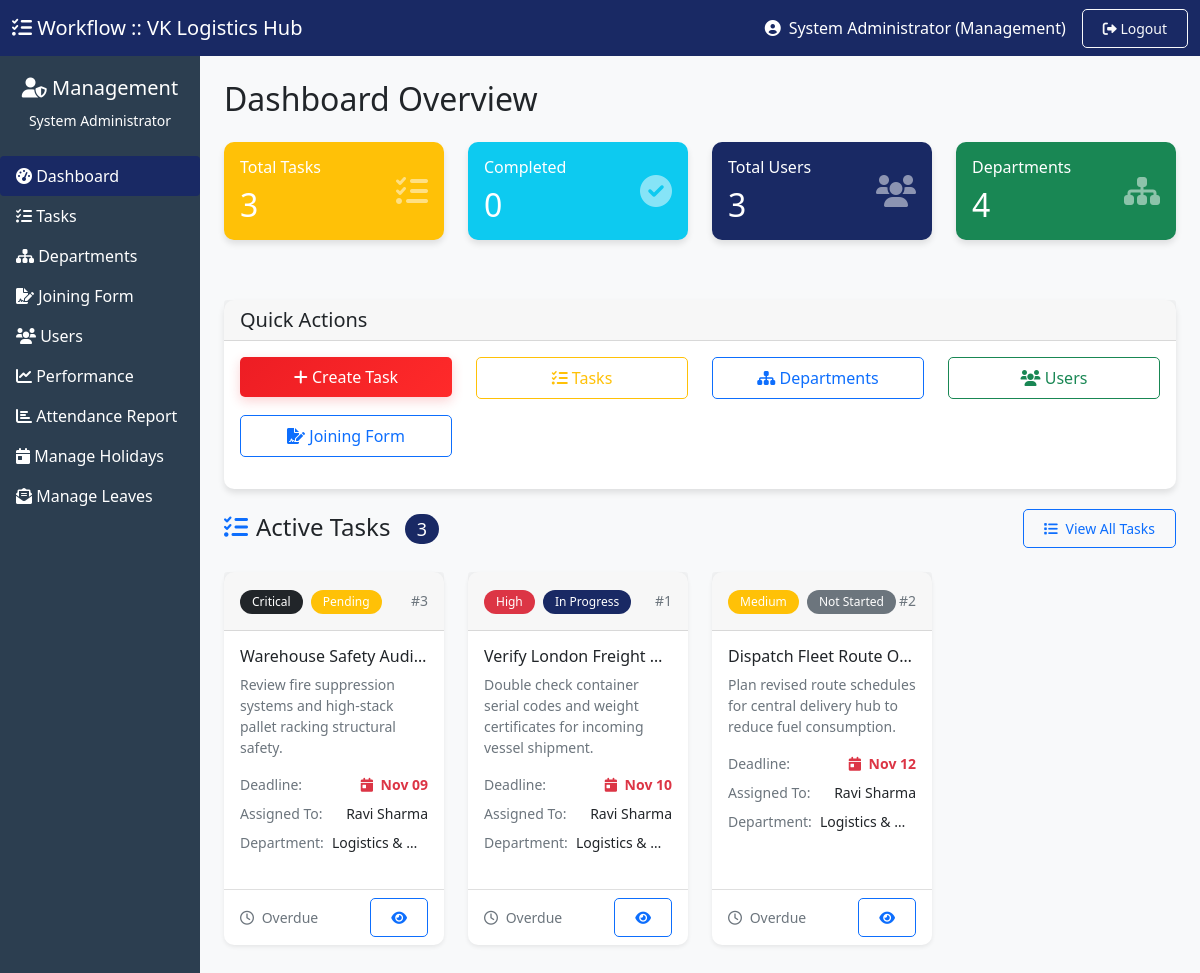
Page /dashboard/management/ (signed in) on the earlier database version.
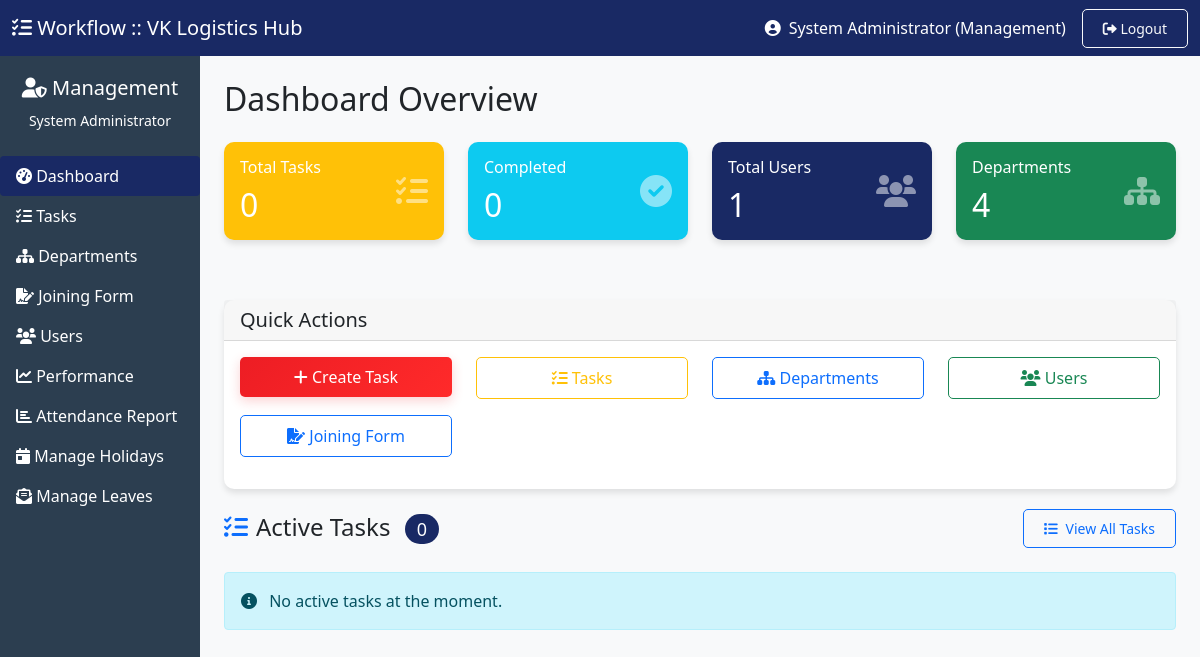
Same page on the later database version.
### tables this page shows
CREATE TABLE IF NOT EXISTS `tasks` (
  `id` INT AUTO_INCREMENT PRIMARY KEY,
  `title` VARCHAR(255) NOT NULL,
  `description` TEXT NOT NULL,
  `priority` ENUM('low', 'medium', 'high', 'critical') DEFAULT 'medium',
  `status` ENUM('pending', 'not_started', 'in_progress', 'dependency_block', 'waiting_review', 'completed', 'rejected') DEFAULT 'pending',
  `deadline` DATE NOT NULL,
  `submission_details` TEXT NULL,
  `created_by` INT NOT NULL,
  `completed_at` DATETIME NULL,
  `created_at` TIMESTAMP DEFAULT CURRENT_TIMESTAMP,
  `updated_at` TIMESTAMP DEFAULT CURRENT_TIMESTAMP ON UPDATE CURRENT_TIMESTAMP,
  INDEX (`created_by`),
  INDEX (`status`),
  INDEX (`priority`)
);

CREATE TABLE IF NOT EXISTS `users` (
  `id` INT AUTO_INCREMENT PRIMARY KEY,
  `username` VARCHAR(50) NOT NULL UNIQUE,
  `email` VARCHAR(100) NOT NULL UNIQUE,
  `password` VARCHAR(255) NOT NULL,
  `full_name` VARCHAR(100) NOT NULL,
  `role` ENUM('management', 'hod', 'employee') NOT NULL,
  `department_id` INT NULL,
  `position` VARCHAR(100) NULL,
  `is_active` TINYINT(1) DEFAULT 1,
  `last_login` DATETIME NULL,
  `created_at` TIMESTAMP DEFAULT CURRENT_TIMESTAMP,
  INDEX (`department_id`),
  INDEX (`role`),
  INDEX (`is_active`)
);

CREATE TABLE IF NOT EXISTS `departments` (
  `id` INT AUTO_INCREMENT PRIMARY KEY,
  `name` VARCHAR(100) NOT NULL UNIQUE,
  `description` TEXT NULL,
  `created_by` INT NULL,
  `created_at` TIMESTAMP DEFAULT CURRENT_TIMESTAMP
);

### dashboard/management/index.php (the view, shortened to what the rows shown need)
<?php
try {
    $db = getDB();
    $db_connected = true;
    $stats = [];
    $stmt = $db->query("SELECT COUNT(*) as count FROM users WHERE is_active = 1");
    $stats['total_users'] = $stmt->fetch()['count'];
    $stmt = $db->query("SELECT COUNT(*) as count FROM departments");
    $stats['total_departments'] = $stmt->fetch()['count'];
    $stmt = $db->query("SELECT COUNT(*) as count FROM tasks");
    $stats['total_tasks'] = $stmt->fetch()['count'];
    $stmt = $db->query("SELECT COUNT(*) as count FROM tasks WHERE status = 'completed'");
    $stats['completed_tasks'] = $stmt->fetch()['count'];
    $stmt = $db->prepare("
    SELECT t.*,
           u1.full_name as created_by_name,
           u2.full_name as assigned_to_name,
           d.name as department_name,
           DATEDIFF(t.deadline, CURDATE()) as days_remaining
    FROM tasks t
    LEFT JOIN users u1 ON t.created_by = u1.id
    LEFT JOIN task_assignments ta ON t.id = ta.task_id AND ta.current_assignee = 1
    LEFT JOIN users u2 ON ta.assigned_to = u2.id
    LEFT JOIN departments d ON u2.department_id = d.id
    WHERE t.status NOT IN ('completed', 'rejected')
    ORDER BY
        CASE t.priority
            WHEN 'critical' THEN 1
            WHEN 'high' THEN 2
            WHEN 'medium' THEN 3
            WHEN 'low' THEN 4
        END,
        t.deadline ASC
    LIMIT 20
");
    $stmt->execute();
    $active_tasks = $stmt->fetchAll(PDO::FETCH_ASSOC);
} catch (Exception $e) {
    $db_connected = false;
    $error_message = $e->getMessage();
}
?>
<!DOCTYPE html>
<html lang="en">
<head>
    <link href="https://cdn.jsdelivr.net/npm/bootstrap@5.1.3/dist/css/bootstrap.min.css" rel="stylesheet">
    <link rel="stylesheet" href="https://cdnjs.cloudflare.com/ajax/libs/font-awesome/6.0.0/css/all.min.css">
    <link href="../../assets/css/style.css" rel="stylesheet">
</head>
<body style="background-color: #f8f9fa;">
    <div class="container-fluid">
        <div class="row">
            <main class="col-md-9 ms-sm-auto col-lg-10 px-md-4 py-4">
                <h1 class="h2 mb-4">Dashboard Overview</h1>
                <div class="row mb-4">
                    <div class="col-md-3 mb-3">
                        <div class="card bg-warning text-white">
                            <div class="card-body">
                                <div class="d-flex justify-content-between align-items-center">
                                    <div>
                                        <h2 class="mb-0"><?php echo $db_connected ? $stats['total_tasks'] : '0'; ?></h2>
                                    </div>
                                </div>
                            </div>
                        </div>
                    </div>
                    <div class="col-md-3 mb-3">
                        <div class="card bg-info text-white">
                            <div class="card-body">
                                <div class="d-flex justify-content-between align-items-center">
                                    <div>
                                        <h2 class="mb-0"><?php echo $db_connected ? $stats['completed_tasks'] : '0'; ?></h2>
                                    </div>
                                </div>
                            </div>
                        </div>
                    </div>
                    <div class="col-md-3 mb-3">
                        <div class="card bg-primary text-white">
                            <div class="card-body">
                                <div class="d-flex justify-content-between align-items-center">
                                    <div>
                                        <h2 class="mb-0"><?php echo $db_connected ? $stats['total_users'] : '0'; ?></h2>
                                    </div>
                                </div>
                            </div>
                        </div>
                    </div>
                    <div class="col-md-3 mb-3">
                        <div class="card bg-success text-white">
                            <div class="card-body">
                                <div class="d-flex justify-content-between align-items-center">
                                    <div>
                                        <h2 class="mb-0"><?php echo $db_connected ? $stats['total_departments'] : '0'; ?></h2>
                                    </div>
                                </div>
                            </div>
                        </div>
                    </div>
                </div>
                <div class="mb-5">
                    <?php if (empty($active_tasks)): ?>
                        <div class="alert alert-info">
                            <i class="fas fa-info-circle me-2"></i> No active tasks at the moment.
                        </div>
                    <?php else: ?>
                        <div class="row row-cols-1 row-cols-md-2 row-cols-lg-4 g-4">
                            <?php foreach ($active_tasks as $task): ?>
                                <?php
                                $priority_colors = [
                                    'critical' => 'dark',
                                    'high' => 'danger',
                                    'medium' => 'warning',
                                    'low' => 'success'
                                ];
                                $priority_color = $priority_colors[$task['priority']] ?? 'secondary';
                                $status_colors = [
                                    'pending' => 'warning',
                                    'not_started' => 'secondary',
                                    'in_progress' => 'primary',
                                    'waiting_review' => 'info'
                                ];
                                $status_color = $status_colors[$task['status']] ?? 'secondary';
                                $status_display = str_replace('_', ' ', $task['status']);
                                $status_display = ucwords($status_display);
                                $days_remaining = $task['days_remaining'];
                                $deadline_class = 'text-success';
                                if ($days_remaining < 0) {
                                    $deadline_text = 'Overdue';
                                    $deadline_class = 'text-danger';
                                } elseif ($days_remaining == 0) {
                                    $deadline_text = 'Due today';
                                    $deadline_class = 'text-warning';
                                } elseif ($days_remaining < 3) {
                                    $deadline_text = $days_remaining . ' days left';
                                    $deadline_class = 'text-warning';
                                } else {
                                    $deadline_text = $days_remaining . ' days left';
                                }
                                ?>
                                <div class="col">
                                    <div class="card h-100 task-card shadow-sm border-hover">
                                        <div class="card-header py-3 d-flex justify-content-between align-items-center">
                                            <div>
                                                <span class="badge bg-<?php echo $priority_color; ?> me-1">
                                                    <?php echo ucfirst($task['priority']); ?>
                                                </span>
                                                <span class="badge bg-<?php echo $status_color; ?>">
                                                    <?php echo $status_display; ?>
                                                </span>
                                            </div>
                                            <small class="text-muted">#<?php echo $task['id']; ?></small>
                                        </div>
                                        <div class="card-body py-3">
                                            <h6 class="card-title mb-2 text-truncate" title="<?php echo htmlspecialchars($task['title']); ?>">
                                                <?php echo htmlspecialchars($task['title']); ?>
                                            </h6>
                                            <p class="card-text small text-muted mb-3 line-clamp-2">
                                                <?php echo htmlspecialchars(substr($task['description'], 0, 100)); ?>
                                            </p>
                                            <div class="task-info">
                                                <div class="d-flex justify-content-between align-items-center mb-2">
                                                    <small class="text-muted">Deadline:</small>
                                                    <small class="<?php echo $deadline_class; ?> fw-bold">
                                                        <i class="fas fa-calendar-day me-1"></i>
                                                        <?php echo date('M d', strtotime($task['deadline'])); ?>
                                                    </small>
                                                </div>
                                                <div class="d-flex justify-content-between align-items-center mb-2">
                                                    <small class="text-muted">Assigned To:</small>
                                                    <small class="text-truncate ms-2" style="max-width: 120px;"
                                                        title="<?php echo htmlspecialchars($task['assigned_to_name'] ?? 'Unassigned'); ?>">
                                                        <?php echo $task['assigned_to_name'] ?? 'Unassigned'; ?>
                                                    </small>
                                                </div>
                                                <?php if (!empty($task['department_name'])): ?>
                                                    <div class="d-flex justify-content-between align-items-center">
                                                        <small class="text-muted">Department:</small>
                                                        <small class="text-truncate ms-2" style="max-width: 120px;">
                                                            <?php echo $task['department_name']; ?>
                                                        </small>
                                                    </div>
                                                <?php endif; ?>
                                            </div>
                                        </div>
                                        <div class="card-footer bg-transparent py-2">
                                            <div class="d-flex justify-content-between align-items-center">
                                                <small class="text-muted">
                                                    <i class="far fa-clock me-1"></i>
                                                    <?php echo $deadline_text; ?>
                                                </small>
                                                <button class="btn btn-sm btn-outline-primary"
                                                    onclick="viewTask(<?php echo $task['id']; ?>)">
                                                    <i class="fas fa-eye"></i>
                                                </button>
                                            </div>
                                        </div>
                                    </div>
                                </div>
                            <?php endforeach; ?>
                        </div>
                    <?php endif; ?>
                </div>
            </main>
        </div>
    </div>
</body>
</html>

Differences in the rows shown:
removed tasks: priority "Critical", status "Pending", id "3", title "Warehouse Safety Audi…", description "Review fire suppression systems and high-stack pallet racking structural safety.", deadline "Nov 09", users.full_name "Ravi Sharma", departments.name "Logistics &…", deadline_text "Overdue"
removed tasks: priority "High", status "In Progress", id "1", title "Verify London Freight…", description "Double check container serial codes and weight certificates for incoming vessel shipment.", deadline "Nov 10", users.full_name "Ravi Sharma", departments.name "Logistics &…", deadline_text "Overdue"
removed tasks: priority "Medium", status "Not Started", id "2", title "Dispatch Fleet Route O…", description "Plan revised route schedules for central delivery hub to reduce fuel consumption.", deadline "Nov 12", users.full_name "Ravi Sharma", departments.name "Logistics &…", deadline_text "Overdue"
Other differences:
$stats['total_tasks']: "3" → "0"
$stats['total_users']: "3" → "1"
count($active_tasks): "3" → "0"
text now shown: "No active tasks at the moment."
